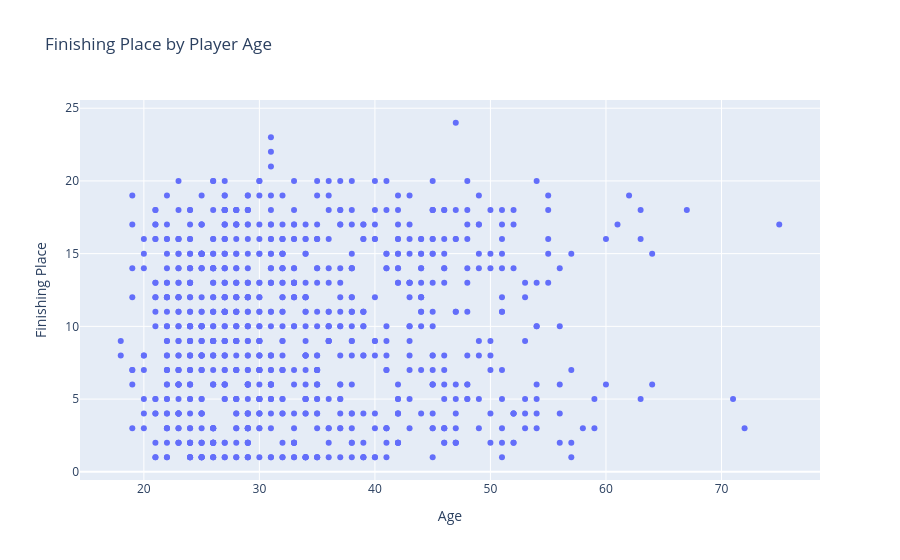

Source (notebook cell):
### Markdown cell above
#### Age and placement

### Code cell
fig = px.scatter(
    df,
    x="age",
    y="place",
    hover_data=["full_name", "season"], # show name and season on hover
    title="Finishing Place by Player Age",
    labels={"place": "Finishing Place", "age": "Age"}
)

fig.show()

### Figure 1 — Plotly figure (JSON) as saved in the notebook; plotly's stock layout.template omitted (floating-point values rounded to 4 significant figures; data arrays with more than 128 entries replaced by an {"elided": "..."} marker saying what was removed)
{"data": [{"customdata": {"elided": "917x2 mixed values"}, "hovertemplate": "Age=%{x}<br>Finishing Place=%{y}<br>full_name=%{customdata[0]}<br>season=%{customdata[1]}<extra></extra>", "legendgroup": "", "marker": {"color": "#636efa", "symbol": "circle"}, "mode": "markers", "name": "", "orientation": "v", "showlegend": false, "type": "scatter", "x": {"elided": "917 int values"}, "xaxis": "x", "y": {"elided": "917 int values"}, "yaxis": "y"}], "layout": {"legend": {"tracegroupgap": 0}, "title": {"text": "Finishing Place by Player Age"}, "xaxis": {"anchor": "y", "domain": [0, 1], "title": {"text": "Age"}}, "yaxis": {"anchor": "x", "domain": [0, 1], "title": {"text": "Finishing Place"}}}}
